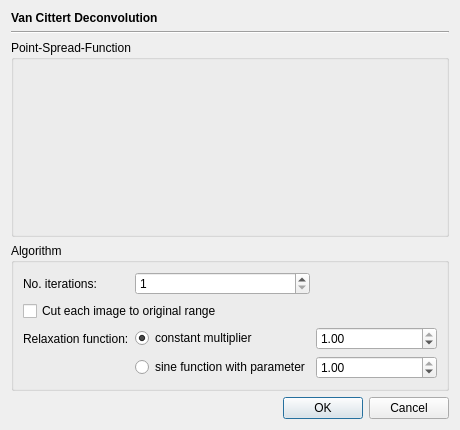
<?xml version="1.0" encoding="UTF-8"?>
<ui version="4.0">
 <class>VanCittertDeconvolutionDialog</class>
 <widget class="QDialog" name="VanCittertDeconvolutionDialog">
  <property name="geometry">
   <rect>
    <x>0</x>
    <y>0</y>
    <width>460</width>
    <height>430</height>
   </rect>
  </property>
  <property name="windowTitle">
   <string>Dialog</string>
  </property>
  <layout class="QVBoxLayout" name="verticalLayout">
   <item>
    <widget class="QLabel" name="label">
     <property name="font">
      <font>
       <weight>75</weight>
       <bold>true</bold>
      </font>
     </property>
     <property name="text">
      <string>Van Cittert Deconvolution</string>
     </property>
    </widget>
   </item>
   <item>
    <widget class="Line" name="line">
     <property name="orientation">
      <enum>Qt::Horizontal</enum>
     </property>
    </widget>
   </item>
   <item>
    <widget class="QGroupBox" name="groupBox">
     <property name="sizePolicy">
      <sizepolicy hsizetype="Preferred" vsizetype="Preferred">
       <horstretch>0</horstretch>
       <verstretch>1</verstretch>
      </sizepolicy>
     </property>
     <property name="title">
      <string>Point-Spread-Function</string>
     </property>
     <layout class="QVBoxLayout" name="verticalLayout_2">
      <item>
       <widget class="PSFWidget" name="psfWidget" native="true"/>
      </item>
     </layout>
    </widget>
   </item>
   <item>
    <widget class="QGroupBox" name="groupBox_2">
     <property name="title">
      <string>Algorithm</string>
     </property>
     <layout class="QGridLayout" name="gridLayout">
      <item row="2" column="0">
       <widget class="QLabel" name="label_3">
        <property name="text">
         <string>Relaxation function:</string>
        </property>
       </widget>
      </item>
      <item row="3" column="2">
       <widget class="QDoubleSpinBox" name="sineValueBox">
        <property name="minimum">
         <double>0.010000000000000</double>
        </property>
        <property name="maximum">
         <double>1.000000000000000</double>
        </property>
        <property name="singleStep">
         <double>0.010000000000000</double>
        </property>
        <property name="value">
         <double>1.000000000000000</double>
        </property>
       </widget>
      </item>
      <item row="0" column="2">
       <spacer name="horizontalSpacer">
        <property name="orientation">
         <enum>Qt::Horizontal</enum>
        </property>
        <property name="sizeHint" stdset="0">
         <size>
          <width>40</width>
          <height>20</height>
         </size>
        </property>
       </spacer>
      </item>
      <item row="0" column="0">
       <widget class="QLabel" name="label_2">
        <property name="text">
         <string>No. iterations:</string>
        </property>
       </widget>
      </item>
      <item row="0" column="1">
       <widget class="QSpinBox" name="iterationsBox">
        <property name="minimum">
         <number>1</number>
        </property>
        <property name="maximum">
         <number>200</number>
        </property>
       </widget>
      </item>
      <item row="2" column="2">
       <widget class="QDoubleSpinBox" name="singleValueBox">
        <property name="minimum">
         <double>0.010000000000000</double>
        </property>
        <property name="maximum">
         <double>1.000000000000000</double>
        </property>
        <property name="singleStep">
         <double>0.010000000000000</double>
        </property>
        <property name="value">
         <double>1.000000000000000</double>
        </property>
       </widget>
      </item>
      <item row="3" column="1">
       <widget class="QRadioButton" name="sineRelaxationBox">
        <property name="text">
         <string>sine function with parameter</string>
        </property>
        <attribute name="buttonGroup">
         <string notr="true">buttonGroup</string>
        </attribute>
       </widget>
      </item>
      <item row="2" column="1">
       <widget class="QRadioButton" name="valueRelaxationBox">
        <property name="text">
         <string>constant multiplier</string>
        </property>
        <property name="checked">
         <bool>true</bool>
        </property>
        <attribute name="buttonGroup">
         <string notr="true">buttonGroup</string>
        </attribute>
       </widget>
      </item>
      <item row="1" column="0" colspan="2">
       <widget class="QCheckBox" name="cutBox">
        <property name="text">
         <string>Cut each image to original range</string>
        </property>
       </widget>
      </item>
     </layout>
    </widget>
   </item>
   <item>
    <widget class="QDialogButtonBox" name="buttonBox">
     <property name="orientation">
      <enum>Qt::Horizontal</enum>
     </property>
     <property name="standardButtons">
      <set>QDialogButtonBox::Cancel|QDialogButtonBox::Ok</set>
     </property>
    </widget>
   </item>
  </layout>
 </widget>
 <customwidgets>
  <customwidget>
   <class>PSFWidget</class>
   <extends>QWidget</extends>
   <header>widgets/psfwidget.h</header>
   <container>1</container>
  </customwidget>
 </customwidgets>
 <resources/>
 <connections>
  <connection>
   <sender>buttonBox</sender>
   <signal>accepted()</signal>
   <receiver>VanCittertDeconvolutionDialog</receiver>
   <slot>accept()</slot>
   <hints>
    <hint type="sourcelabel">
     <x>248</x>
     <y>254</y>
    </hint>
    <hint type="destinationlabel">
     <x>157</x>
     <y>274</y>
    </hint>
   </hints>
  </connection>
  <connection>
   <sender>buttonBox</sender>
   <signal>rejected()</signal>
   <receiver>VanCittertDeconvolutionDialog</receiver>
   <slot>reject()</slot>
   <hints>
    <hint type="sourcelabel">
     <x>316</x>
     <y>260</y>
    </hint>
    <hint type="destinationlabel">
     <x>286</x>
     <y>274</y>
    </hint>
   </hints>
  </connection>
 </connections>
 <buttongroups>
  <buttongroup name="buttonGroup"/>
 </buttongroups>
</ui>
